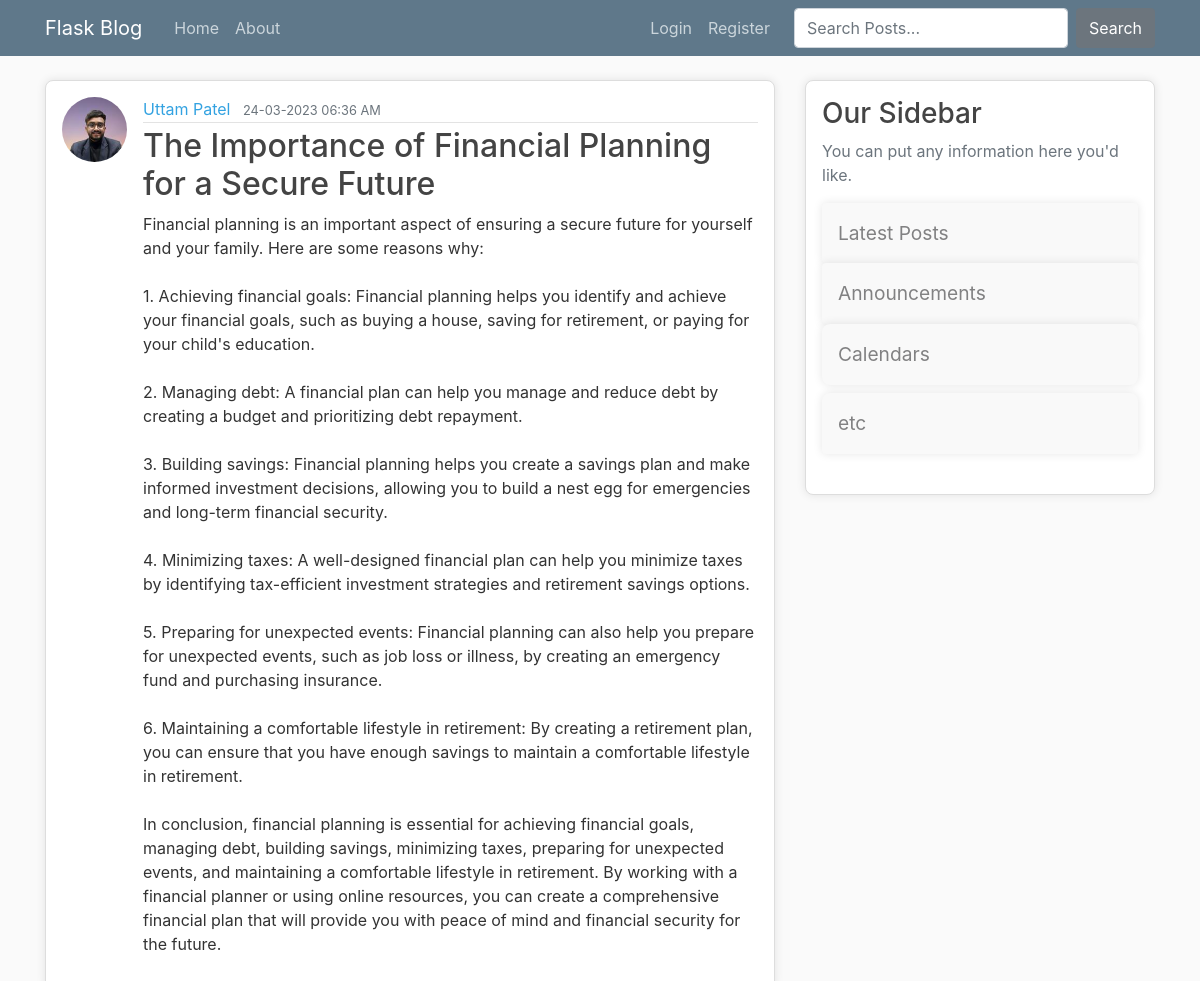
The page /post/25 on the database its author committed.
### flaskblog/models.py (models this page shows, shortened)
class User(db.Model,UserMixin):
    id = db.Column(db.Integer, primary_key=True)
    username = db.Column(db.String(20), unique=True, nullable=False)
    email = db.Column(db.String(120), unique=True, nullable=False)
    image_file = db.Column(db.String(20), nullable=False, default='default.png')
    password = db.Column(db.String(60), nullable=False)
    posts = db.relationship('Post', backref='author', lazy='dynamic')

class Post(db.Model):
    id = db.Column(db.Integer, primary_key=True)
    title = db.Column(db.String(100), nullable=False)
    content = db.Column(db.Text, nullable=False)
    date_posted = db.Column(db.DateTime, nullable=False, default=datetime.utcnow)
    user_id = db.Column(db.Integer, db.ForeignKey('user.id'), nullable=False)

### flaskblog/posts/routes.py (the view)
@posts.route('/post/<int:post_id>')
def post(post_id):
    post = Post.query.get_or_404(post_id)
    return render_template('post.html',title=post.title,post=post)

### flaskblog/templates/post.html (shortened to what this page needs)
{% extends 'layout.html' %}
{% block content %}
        <article class="media content-section">
            <img class="rounded-circle article-img" src="{{ url_for('static',filename='profile_pics/'+ post.author.image_file) }}" alt="">
            <div class="media-body">
            <div class="article-metadata">
                <a class="mr-2" href="{{ url_for('users.user_posts',username=post.author.username) }}">{{ post.author.username }}</a>
                <small class="text-muted">{{ post.date_posted.strftime('%d-%m-%Y  %I:%M %p') }}</small>
            </div>
            <h2 class="article-title" >{{ post.title }} </h2>
            <p class="article-content">{{ post.content }}</p>
            </div>
        </article>
{% endblock content %}

### flaskblog/static/main.css (style rules this page uses)
body { background: #fafafa; color: #333333; margin-top: 5rem; }
h1, h2, h3, h4, h5, h6 { color: #444444; }
a { text-decoration: none; }
.content-section { background: #ffffff; padding: 10px 20px; border: 1px solid #dddddd; border-radius: 3px; margin-bottom: 20px; padding: 1rem; margin-bottom: 0.5rem; border-radius: 0.5rem; box-shadow: 0 0 10px rgba(0, 0, 0, 0.1); }
.article-title { color: #444444; }
.article-content { white-space: pre-line; }
.article-img { height: 65px; width: 65px; margin-right: 16px; }
.article-metadata { padding-bottom: 1px; margin-bottom: 4px; border-bottom: 1px solid #e3e3e3 }
a { color: #33a2e1; }

### rows shown on the page
User: image_file (picture), author.username "Uttam Patel"
Post: date_posted "24-03-2023 06:36 AM", title "The Importance of Financial Planning for a Secure Future", content "Financial planning is an important aspect of ensuring a secure future for yourself and your family. Here are some reasons why: 1. Achieving financial goals: Financial planning helps you identify and achieve your financial goals, such as buying a house, saving for retirement, or paying for your child's education. 2. Managing debt: A financial plan can help you manage and reduce debt by creating a budget and prioritizing debt repayment. 3. Building savings: Financial planning helps you create a savings plan and make informed investment decisions, allowing you to build a nest egg for emergencies and long-term financial security. 4. Minimizing taxes: A well-designed financial plan can help you…"
